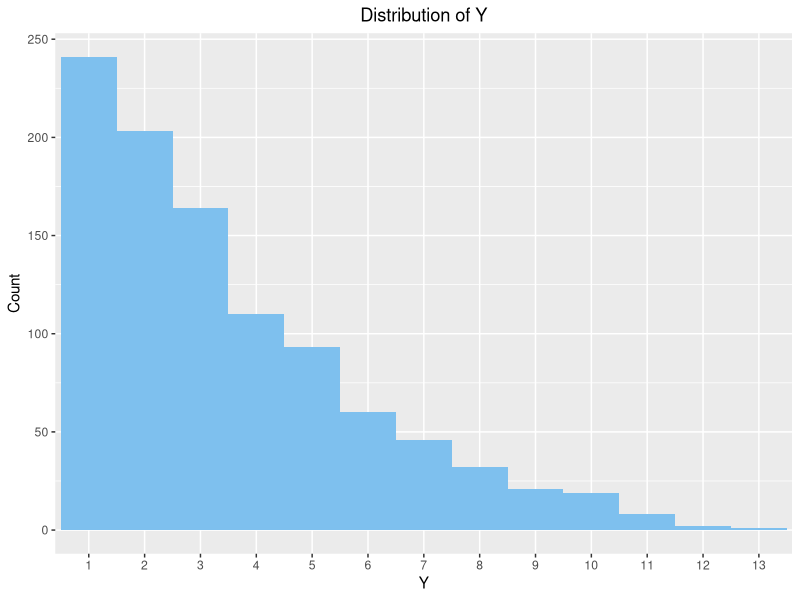

Reproduce this figure in R.
## ---- chunk 1
knitr::opts_chunk$set(echo = TRUE)
library(ggplot2)
## ---- chunk 2
set.seed(1125)
n <- 1000
k <- 20
Y <- c()
for (i in 1:n){
  Xn <- sample(1:k, 5)
  Y <- c(Y, min(Xn))
}
ggplot(data.frame(table(Y)), aes(Y, Freq)) + 
  geom_bar(stat = "identity", fill = "skyblue2", width = 1) +
  ylab("Count") + 
  ggtitle("Distribution of Y") +
  theme(plot.title = element_text(hjust = 0.5)) 
## ---- chunk 3

p <- 1/10
k <- 8

geom_prob <- 1 - (1 - p)^(k - 1) * p

expected_value <- 1 / p
standard_deviation <- sqrt((1 - p) / p^2)

cat("Geometric Probability:", geom_prob, "\n")
cat("Expected value: ", expected_value, "\n")
cat("Standard Deviation: ", standard_deviation, "\n")
## ---- chunk 4
lambda <- 0.1

exp_prob <- exp(-lambda * 8)

expected_value <- 1 / lambda
standard_deviation <- 1 / lambda

cat("Exponential Probability:", exp_prob, "\n")
cat("Expected value: ", expected_value, "\n")
cat("Standard Deviation: ", standard_deviation, "\n")

## ---- chunk 5
n <- 8
p <- 0.1
k <- 0

binom_prob <- dbinom(k, n, p)

expected_value <- n * p
standard_deviation <- sqrt(n * p * (1 - p))

cat("Binomial Probability:", binom_prob, "\n")
cat("Expected value: ", expected_value, "\n")
cat("Standard Deviation: ", standard_deviation, "\n")

## ---- chunk 6
lambda <- 0.8
k <- 0
pois_prob <- dpois(k, lambda)

lambda <- 1
expected_value <- lambda
standard_deviation <- sqrt(lambda)
cat("Poisson Probability:", pois_prob, "\n")
cat("Expected value: ", expected_value, "\n")
cat("Standard Deviation: ", standard_deviation, "\n")
